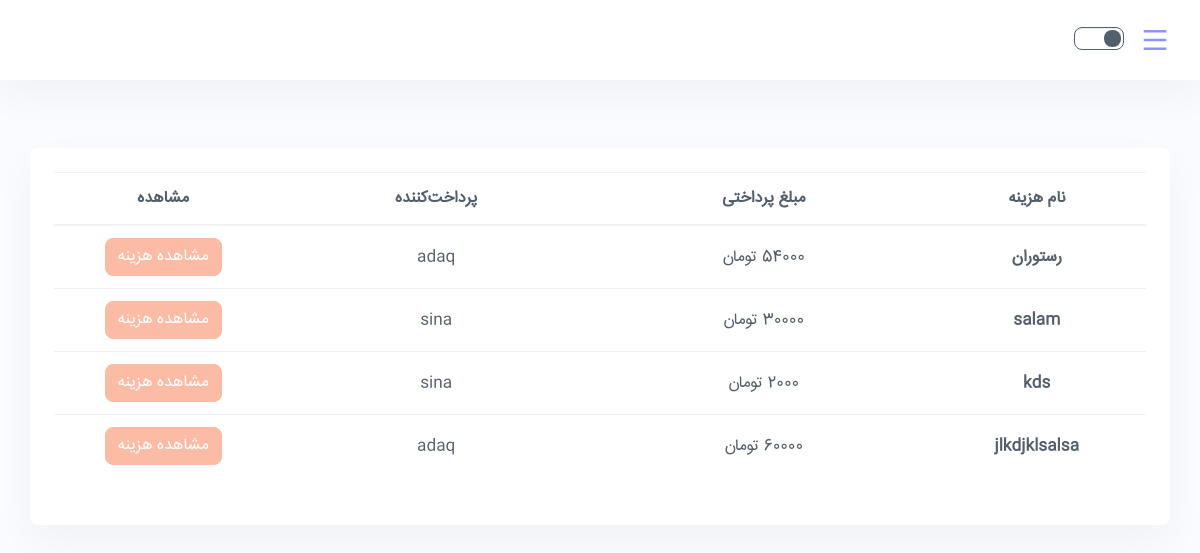
Page /financial-report/ (signed in) on the earlier database version.
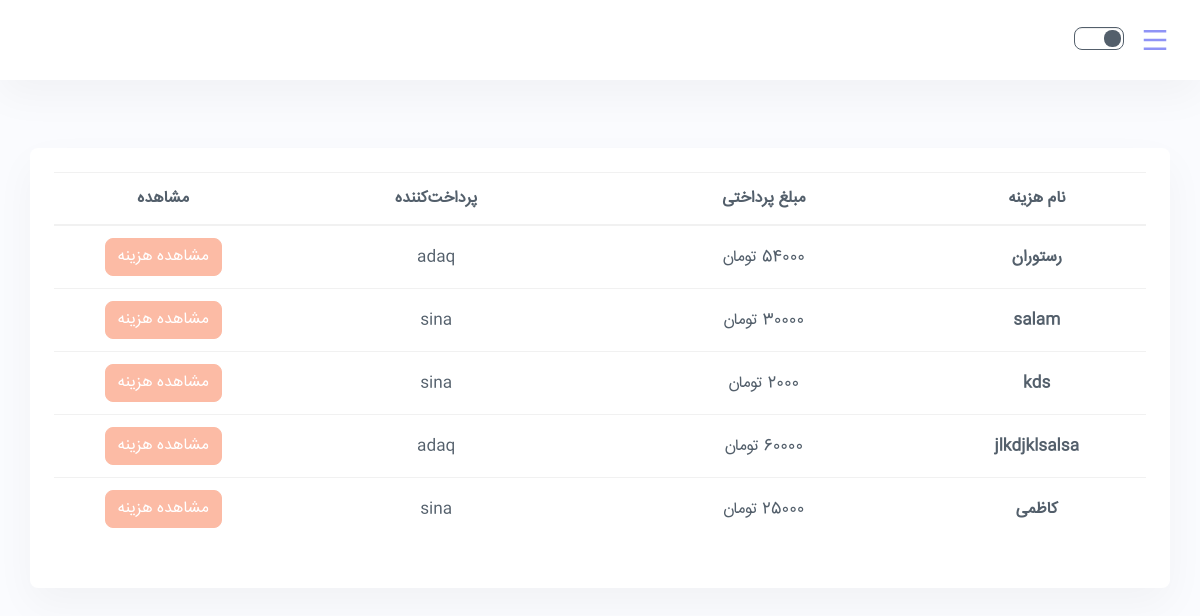
Same page on the later database version.
### DongLand/models.py (models this page shows, shortened)
class Expense(models.Model):
    main_payer = models.ForeignKey(User, on_delete=models.CASCADE, null=True,
                                   related_name='%(class)s_main_payer')
    bunch = models.ForeignKey(Bunch, on_delete=models.CASCADE, null=True,
                              related_name='%(class)s_bunch')
    subject = models.CharField(max_length=150, blank=True, null=True, verbose_name='subject')
    description = models.TextField(blank=True, unique=False, null=True, verbose_name='description')
    location = models.TextField(blank=True, unique=False, null=True, verbose_name='location')
    amount = models.FloatField(max_length=15, verbose_name="amount")
    date = models.CharField(max_length=20, blank=True, null=True, verbose_name='date')
    picture = models.ImageField(upload_to="images", blank=True, null=True, verbose_name='picture',
                                default="images/no_image.png")
    token_str = models.CharField(max_length=10, default=''.join(
        random.choice(string.ascii_uppercase + string.digits) for _ in range(10)))

class User(AbstractUser):
    phone_number = models.CharField(max_length=100)
    address = models.CharField(max_length=200)

### DongLand/views.py (the view)
# urls.py: path('financial-report/', views.financial_report, name='financial_report'),
@login_required(login_url='login_page')
def financial_report(request):
    current_user = request.user
    if not current_user.is_staff:
        user_pays = list(Pay.objects.filter(payer=current_user))
        expenses = []
        for pay in user_pays:
            expense = pay.expense
            share = int(pay.amount)
            expenses += [(expense, share, expense.main_payer)]
        context = {"expenses": expenses}
        return render(request, 'expense_report.html', context)
    else:
        all_expenses = list(Expense.objects.all())
        expenses = []
        for expense in all_expenses:
            expenses += [(expense, int(expense.amount), expense.main_payer)]
        context = {"expenses": expenses}
        return render(request, 'expense_report_admin.html', context)

### templates/expense_report_admin.html (shortened to what this page needs)
{% extends "admin_base.html" %}
{% load static %}
{% block content %}
    {% if expenses|length == 0 %}
        <p>تا کنون هیچ خرجی برای شما ثبت نشده است.</p>
    {% else %}
        <div class="container py-5 h-100">
            <div class="row d-flex justify-content-center align-items-center h-100">
                <div class="card rounded-3" style="width:100%">
                    <div class="card-body p-4">
                        <table class="table mb-4">
                            <thead>
                            <tr>
                                <th scope="col" class="text-center" style="width: 20%">نام هزینه</th>
                                <th scope="col" class="text-center" style="width: 30%">مبلغ پرداختی</th>
                                <th scope="col" class="text-center" style="width: 30%">پرداخت‌کننده</th>
                                <th scope="col" class="text-center" style="width: 50%">مشاهده</th>
                            </tr>
                            </thead>
                            <tbody>
                            {% for item in expenses %}
                                <tr>
                                    <th scope="row" class="text-center">{{ item.0.subject }}</th>
                                    <td class="text-center">{{ item.1 }} تومان</td>
                                    <td class="text-center">{{ item.2.username }}</td>
                                    <td class="text-center">
                                        <a class="btn btn-info ms-1 text-center"
                                           href="{% url 'expense_detail' item.0.bunch.token_str item.0.token_str %}">مشاهده
                                            هزینه</a>
                                    </td>
                                </tr>
                            {% endfor %}
                            </tbody>
                        </table>
                    </div>
                </div>
            </div>
        </div>
    {% endif %}
{% endblock %}

### templates/admin_base.html (shortened to what this page needs)
{% load static %}
<!doctype html>
<html lang="en">
<head>
    <link rel="stylesheet" href="{% static "css/backend.min.css" %}">
    <link rel="stylesheet" href="{% static "vendor/%40fortawesome/fontawesome-free/css/all.min.css" %}">
    <link rel="stylesheet" href="{% static "vendor/line-awesome/dist/line-awesome/css/line-awesome.min.css" %}">
    <link rel="stylesheet" href="{% static "vendor/remixicon/fonts/remixicon.css" %}">
    <link rel="stylesheet"
          href="{% static "vendor/doc-viewer/include/verySimpleImageViewer/css/jquery.verySimpleImageViewer.css" %}">
</head>
<body class=" color-light ">
<div class="wrapper">
    <div class="iq-top-navbar fixed d-flex align-items-center">
        <div class="iq-navbar-custom">
            <nav class="navbar navbar-expand-lg navbar-light p-0">
                <div class="iq-navbar-logo d-flex align-items-center justify-content-between">
                    <i class="ri-menu-line wrapper-menu"></i>
                </div>
                <div class="d-flex align-items-center">
                    <div class="change-mode">
                        <div class="custom-control custom-switch custom-switch-icon custom-control-inline">
                            <div class="custom-switch-inner">
                                <label class="custom-control-label" for="dark-mode" data-mode="toggle">
                                </label>
                            </div>
                        </div>
                    </div>
                </div>
            </nav>
        </div>
    </div>
    <div class="content-page">
        <div class="container-fluid">
            <div class="row">
                <div class="col-lg-12">
                    {% block content %}
                    {% endblock %}
                </div>
            </div>
        </div>
    </div>
</div>
</body>
</html>

Differences in the rows shown:
added Expense: subject "کاظمی", username "sina"
